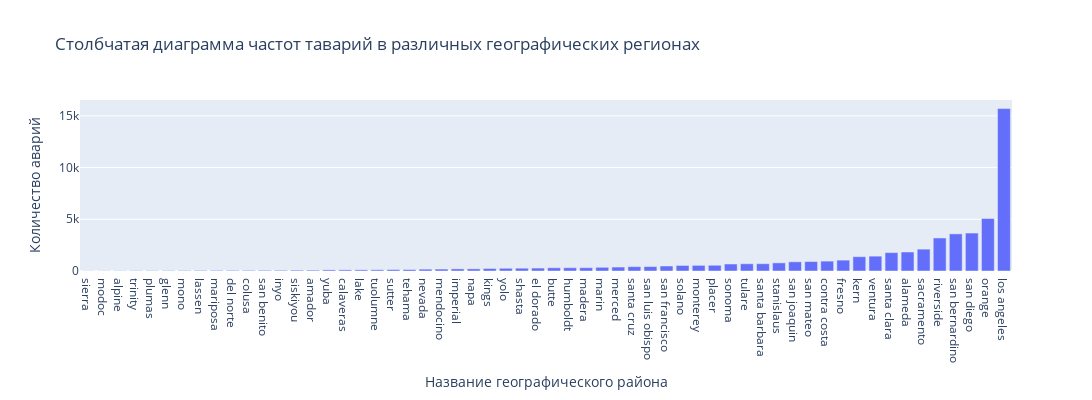

The notebook cell this image was saved under:
### Markdown cell above
#### Название географического района, где произошло ДТП `'county_location'`

### Code cell
bar_chart = go.Bar(
    x=df_raw.county_location.value_counts().sort_values().index,
    y=df_raw.county_location.value_counts().sort_values().values)
layout = go.Layout(
    title='Столбчатая диаграмма частот таварий в различных географических регионах',
    xaxis=dict(title='Название географического района'),
    yaxis=dict(title='Количество аварий'),
    width=1500, height=400)
fig = go.Figure(data=[bar_chart], layout=layout)
iplot(fig)

print('Количество уникальных значений признаков:', df_raw.county_location.nunique())
print('Уникальные значения признака:', '\n', df_raw.county_location.sort_values().unique())

### Figure 1 — Plotly figure (JSON) as saved in the notebook; plotly's stock layout.template omitted (floating-point values rounded to 4 significant figures)
{"data": [{"type": "bar", "x": ["sierra", "modoc", "alpine", "trinity", "plumas", "glenn", "mono", "lassen", "mariposa", "del norte", "colusa", "san benito", "inyo", "siskiyou", "amador", "yuba", "calaveras", "lake", "tuolumne", "sutter", "tehama", "nevada", "mendocino", "imperial", "napa", "kings", "yolo", "shasta", "el dorado", "butte", "humboldt", "madera", "marin", "merced", "santa cruz", "san luis obispo", "san francisco", "solano", "monterey", "placer", "sonoma", "tulare", "santa barbara", "stanislaus", "san joaquin", "san mateo", "contra costa", "fresno", "kern", "ventura", "santa clara", "alameda", "sacramento", "riverside", "san bernardino", "san diego", "orange", "los angeles"], "y": [14, 17, 20, 33, 34, 40, 49, 57, 60, 61, 63, 68, 71, 83, 83, 109, 113, 115, 122, 143, 144, 179, 187, 204, 207, 244, 264, 273, 284, 312, 318, 320, 358, 383, 422, 428, 483, 536, 546, 557, 676, 698, 704, 785, 890, 915, 956, 1053, 1384, 1437, 1778, 1838, 2113, 3195, 3591, 3670, 5076, 15707]}], "layout": {"height": 400, "title": {"text": "Столбчатая диаграмма частот таварий в различных географических регионах"}, "width": 1500, "xaxis": {"title": {"text": "Название географического района"}}, "yaxis": {"title": {"text": "Количество аварий"}}}}
